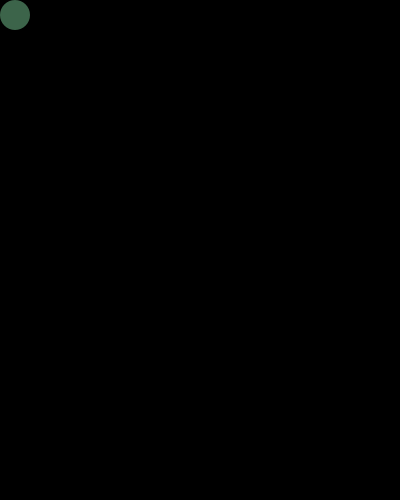
Frame 1 (no input)
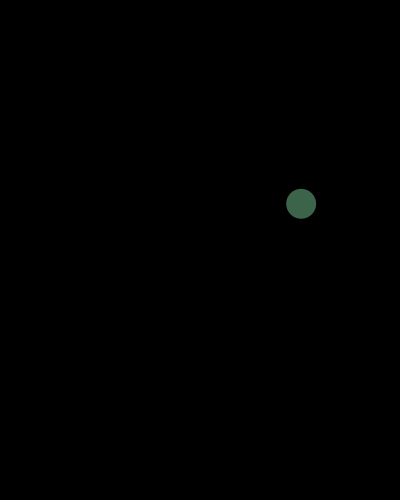
Frame 60 (the mouse pressed at the canvas centre just before this capture)
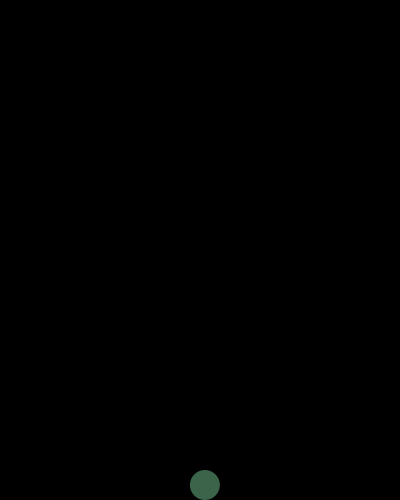
Frame 120 (the mouse held since frame 60 and released just before this capture)

The Processing sketch that drew these frames (run headless with seeded random() and noise(); from frame 60 on, the mouse is pressed at the canvas centre):

// Processing sketch: processing_10954
// ── processing_10954.pde

int largura = 30;
int altura = 30;

float circleX = largura/2;
float circleY = altura/2;

float velocidadeX = 5;
float velocidadeY = 2;

float gravidade = 0.5;
float perda = 0.9;
float desaceleracao = 0.005;

void setup(){
  size(400, 500);
  smooth();
  background(0);
  colorMode(HSB);
}

void draw(){
  background(0);
  fill(100, 100, 100);
  noStroke();
  
  ellipse(circleX, circleY, largura, altura);

  velocidadeY += gravidade;
  if(0.5 < velocidadeX || velocidadeX < -0.5){
    velocidadeX -= desaceleracao;
  }else{
    velocidadeX = 0;
  }
  
  circleY += velocidadeY;
  circleX += velocidadeX;
  
  if(circleX >= width - largura/2 || circleX <= 0 + largura/2){
    velocidadeX = - velocidadeX;
    desaceleracao = - desaceleracao;    
  }

  if(circleY > height - altura/2 || circleY < 0 + altura/2){
    println(velocidadeX);
    circleY = height - altura/2;
    velocidadeY = - velocidadeY * perda;
  }

}
